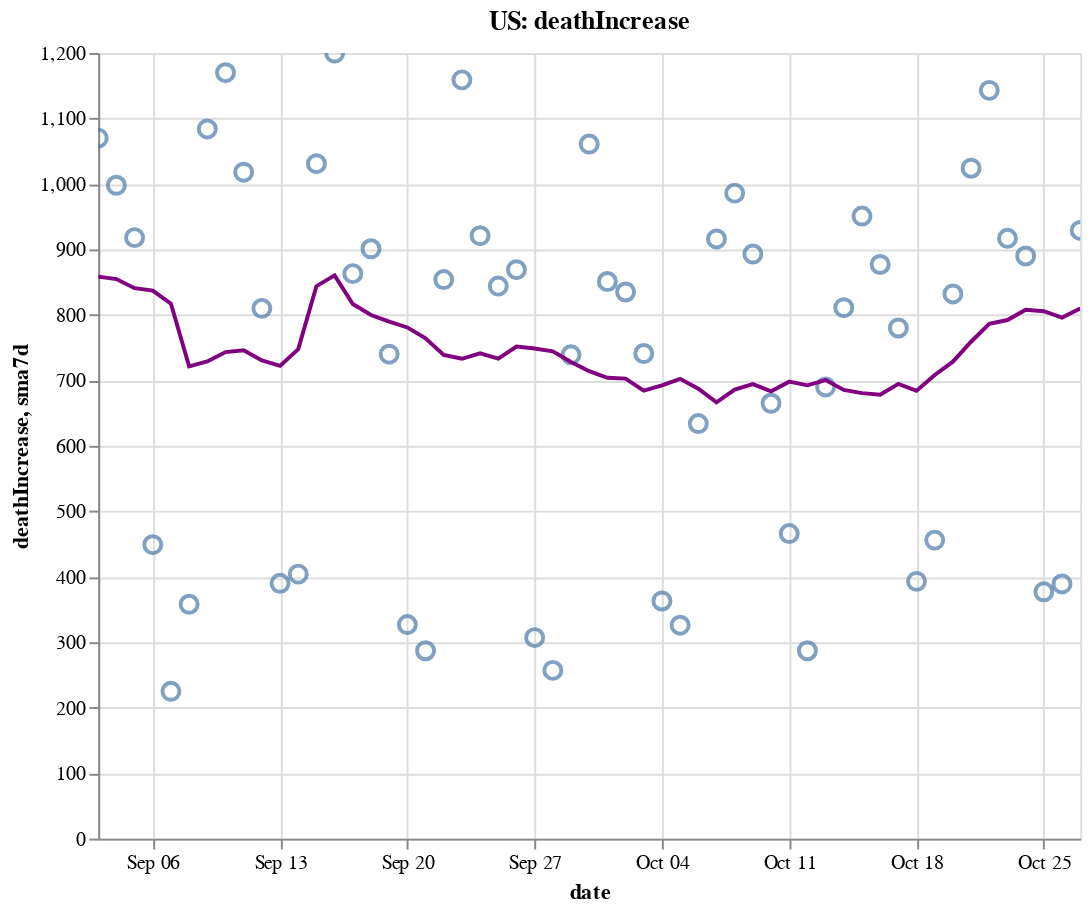

Here is the notebook cell this chart was saved with:
### Code cell
create_plot(us, 'deathIncrease')

### Figure 1 — Vega-Lite specification as saved in the notebook (floating-point values rounded to 4 significant figures)
{"config": {"view": {"continuousWidth": 400, "continuousHeight": 300}}, "layer": [{"layer": [{"mark": {"type": "point", "size": 75}, "encoding": {"tooltip": [{"type": "temporal", "field": "date"}, {"type": "quantitative", "field": "deathIncrease"}, {"type": "quantitative", "field": "sma7d"}], "x": {"type": "temporal", "field": "date"}, "y": {"type": "quantitative", "field": "deathIncrease"}}, "selection": {"selector006": {"type": "interval", "bind": "scales", "encodings": ["x", "y"]}}}, {"mark": {"type": "line", "color": "purple"}, "encoding": {"x": {"type": "temporal", "field": "date"}, "y": {"type": "quantitative", "field": "sma7d"}}}]}, {"mark": {"type": "rule", "color": "#aaa"}, "encoding": {"x": {"type": "temporal", "field": "date"}}, "transform": [{"filter": {"selection": "selector005"}}]}, {"mark": "circle", "encoding": {"opacity": {"condition": {"value": 1, "selection": "selector005"}, "value": 0}, "tooltip": [{"type": "temporal", "field": "date"}, {"type": "quantitative", "field": "deathIncrease"}, {"type": "quantitative", "field": "sma7d"}], "x": {"type": "temporal", "field": "date"}, "y": {"type": "quantitative", "field": "deathIncrease"}}, "selection": {"selector005": {"type": "single", "encodings": ["x"], "on": "mouseover", "nearest": true, "empty": "none"}}}, {"mark": {"type": "text", "align": "left", "dx": 5, "dy": -5, "stroke": "white", "strokeWidth": 2}, "encoding": {"text": {"type": "quantitative", "field": "deathIncrease"}, "tooltip": [{"type": "temporal", "field": "date"}, {"type": "quantitative", "field": "deathIncrease"}, {"type": "quantitative", "field": "sma7d"}], "x": {"type": "temporal", "field": "date"}, "y": {"type": "quantitative", "field": "deathIncrease"}}, "transform": [{"filter": {"selection": "selector005"}}]}, {"mark": {"type": "text", "align": "left", "dx": 5, "dy": -5}, "encoding": {"text": {"type": "quantitative", "field": "deathIncrease"}, "tooltip": [{"type": "temporal", "field": "date"}, {"type": "quantitative", "field": "deathIncrease"}, {"type": "quantitative", "field": "sma7d"}], "x": {"type": "temporal", "field": "date"}, "y": {"type": "quantitative", "field": "deathIncrease"}}, "transform": [{"filter": {"selection": "selector005"}}]}], "data": {"name": "data-af36db9aad344717f33f52a3b94292bb"}, "height": 400, "title": "US: deathIncrease", "width": 500, "$schema": "https://vega.github.io/schema/vega-lite/v4.8.1.json", "datasets": {"data-af36db9aad344717f33f52a3b94292bb": [{"date": "2020-09-03T00:00:00", "totalTestResultsIncrease": 862500.0, "positiveIncrease": 44630.0, "death": 178700.0, "deathIncrease": 1070.0, "positiveRate": 0.052, "state": "US", "sma7d": 858.4}, {"date": "2020-09-04T00:00:00", "totalTestResultsIncrease": 1019000.0, "positiveIncrease": 51540.0, "death": 179700.0, "deathIncrease": 998.0, "positiveRate": 0.051, "state": "US", "sma7d": 854.7}, {"date": "2020-09-05T00:00:00", "totalTestResultsIncrease": 945900.0, "positiveIncrease": 44840.0, "death": 180700.0, "deathIncrease": 918.0, "positiveRate": 0.047, "state": "US", "sma7d": 840.9}, {"date": "2020-09-06T00:00:00", "totalTestResultsIncrease": 818800.0, "positiveIncrease": 33070.0, "death": 181100.0, "deathIncrease": 449.0, "positiveRate": 0.04, "state": "US", "sma7d": 837.1}, {"date": "2020-09-07T00:00:00", "totalTestResultsIncrease": 649900.0, "positiveIncrease": 28660.0, "death": 181300.0, "deathIncrease": 225.0, "positiveRate": 0.044, "state": "US", "sma7d": 817.0}, {"date": "2020-09-08T00:00:00", "totalTestResultsIncrease": 573300.0, "positiveIncrease": 22200.0, "death": 181700.0, "deathIncrease": 358.0, "positiveRate": 0.039, "state": "US", "sma7d": 721.4}, {"date": "2020-09-09T00:00:00", "totalTestResultsIncrease": 683600.0, "positiveIncrease": 31060.0, "death": 182800.0, "deathIncrease": 1084.0, "positiveRate": 0.045, "state": "US", "sma7d": 728.9}, {"date": "2020-09-10T00:00:00", "totalTestResultsIncrease": 757300.0, "positiveIncrease": 37540.0, "death": 183900.0, "deathIncrease": 1170.0, "positiveRate": 0.05, "state": "US", "sma7d": 743.1}, {"date": "2020-09-11T00:00:00", "totalTestResultsIncrease": 896600.0, "positiveIncrease": 44880.0, "death": 185000.0, "deathIncrease": 1018.0, "positiveRate": 0.05, "state": "US", "sma7d": 746.0}, {"date": "2020-09-12T00:00:00", "totalTestResultsIncrease": 976700.0, "positiveIncrease": 42070.0, "death": 185800.0, "deathIncrease": 810.0, "positiveRate": 0.043, "state": "US", "sma7d": 730.6}, {"date": "2020-09-13T00:00:00", "totalTestResultsIncrease": 754400.0, "positiveIncrease": 34420.0, "death": 186200.0, "deathIncrease": 390.0, "positiveRate": 0.046, "state": "US", "sma7d": 722.1}, {"date": "2020-09-14T00:00:00", "totalTestResultsIncrease": 486500.0, "positiveIncrease": 33850.0, "death": 186600.0, "deathIncrease": 404.0, "positiveRate": 0.07, "state": "US", "sma7d": 747.7}, {"date": "2020-09-15T00:00:00", "totalTestResultsIncrease": 795700.0, "positiveIncrease": 35070.0, "death": 187600.0, "deathIncrease": 1031.0, "positiveRate": 0.044, "state": "US", "sma7d": 843.9}, {"date": "2020-09-16T00:00:00", "totalTestResultsIncrease": 806900.0, "positiveIncrease": 39950.0, "death": 188800.0, "deathIncrease": 1200.0, "positiveRate": 0.05, "state": "US", "sma7d": 860.4}, {"date": "2020-09-17T00:00:00", "totalTestResultsIncrease": 932100.0, "positiveIncrease": 43580.0, "death": 189700.0, "deathIncrease": 863.0, "positiveRate": 0.047, "state": "US", "sma7d": 816.6}, {"date": "2020-09-18T00:00:00", "totalTestResultsIncrease": 1068000.0, "positiveIncrease": 47460.0, "death": 190600.0, "deathIncrease": 901.0, "positiveRate": 0.044, "state": "US", "sma7d": 799.9}, {"date": "2020-09-19T00:00:00", "totalTestResultsIncrease": 1149000.0, "positiveIncrease": 45500.0, "death": 191300.0, "deathIncrease": 740.0, "positiveRate": 0.04, "state": "US", "sma7d": 789.9}, {"date": "2020-09-20T00:00:00", "totalTestResultsIncrease": 959800.0, "positiveIncrease": 36270.0, "death": 191600.0, "deathIncrease": 327.0, "positiveRate": 0.038, "state": "US", "sma7d": 780.9}, {"date": "2020-09-21T00:00:00", "totalTestResultsIncrease": 756200.0, "positiveIncrease": 39460.0, "death": 191900.0, "deathIncrease": 287.0, "positiveRate": 0.052, "state": "US", "sma7d": 764.1}, {"date": "2020-09-22T00:00:00", "totalTestResultsIncrease": 834000.0, "positiveIncrease": 49380.0, "death": 192800.0, "deathIncrease": 854.0, "positiveRate": 0.059, "state": "US", "sma7d": 738.9}, {"date": "2020-09-23T00:00:00", "totalTestResultsIncrease": 988000.0, "positiveIncrease": 38570.0, "death": 193900.0, "deathIncrease": 1159.0, "positiveRate": 0.039, "state": "US", "sma7d": 733.0}, {"date": "2020-09-24T00:00:00", "totalTestResultsIncrease": 1009000.0, "positiveIncrease": 43710.0, "death": 194800.0, "deathIncrease": 921.0, "positiveRate": 0.043, "state": "US", "sma7d": 741.3}, {"date": "2020-09-25T00:00:00", "totalTestResultsIncrease": 1093000.0, "positiveIncrease": 55490.0, "death": 195700.0, "deathIncrease": 844.0, "positiveRate": 0.051, "state": "US", "sma7d": 733.1}, {"date": "2020-09-26T00:00:00", "totalTestResultsIncrease": 1094000.0, "positiveIncrease": 47790.0, "death": 196600.0, "deathIncrease": 869.0, "positiveRate": 0.044, "state": "US", "sma7d": 751.6}, {"date": "2020-09-27T00:00:00", "totalTestResultsIncrease": 876600.0, "positiveIncrease": 35420.0, "death": 196900.0, "deathIncrease": 307.0, "positiveRate": 0.04, "state": "US", "sma7d": 748.7}, {"date": "2020-09-28T00:00:00", "totalTestResultsIncrease": 1139000.0, "positiveIncrease": 36510.0, "death": 197100.0, "deathIncrease": 257.0, "positiveRate": 0.032, "state": "US", "sma7d": 744.4}, {"date": "2020-09-29T00:00:00", "totalTestResultsIncrease": 894000.0, "positiveIncrease": 36890.0, "death": 197900.0, "deathIncrease": 739.0, "positiveRate": 0.041, "state": "US", "sma7d": 728.0}, {"date": "2020-09-30T00:00:00", "totalTestResultsIncrease": 876500.0, "positiveIncrease": 44360.0, "death": 198900.0, "deathIncrease": 1061.0, "positiveRate": 0.051, "state": "US", "sma7d": 714.0}, {"date": "2020-10-01T00:00:00", "totalTestResultsIncrease": 967400.0, "positiveIncrease": 45620.0, "death": 199800.0, "deathIncrease": 851.0, "positiveRate": 0.047, "state": "US", "sma7d": 704.0}, {"date": "2020-10-02T00:00:00", "totalTestResultsIncrease": 1209000.0, "positiveIncrease": 49480.0, "death": 200600.0, "deathIncrease": 835.0, "positiveRate": 0.041, "state": "US", "sma7d": 702.7}, {"date": "2020-10-03T00:00:00", "totalTestResultsIncrease": 1067000.0, "positiveIncrease": 51340.0, "death": 201400.0, "deathIncrease": 741.0, "positiveRate": 0.048, "state": "US", "sma7d": 684.4}, {"date": "2020-10-04T00:00:00", "totalTestResultsIncrease": 1003000.0, "positiveIncrease": 38360.0, "death": 201700.0, "deathIncrease": 363.0, "positiveRate": 0.038, "state": "US", "sma7d": 692.4}, {"date": "2020-10-05T00:00:00", "totalTestResultsIncrease": 966900.0, "positiveIncrease": 38120.0, "death": 202000.0, "deathIncrease": 326.0, "positiveRate": 0.039, "state": "US", "sma7d": 702.3}, {"date": "2020-10-06T00:00:00", "totalTestResultsIncrease": 881900.0, "positiveIncrease": 38610.0, "death": 202700.0, "deathIncrease": 634.0, "positiveRate": 0.044, "state": "US", "sma7d": 687.3}, {"date": "2020-10-07T00:00:00", "totalTestResultsIncrease": 935600.0, "positiveIncrease": 50560.0, "death": 203600.0, "deathIncrease": 916.0, "positiveRate": 0.054, "state": "US", "sma7d": 666.6}, {"date": "2020-10-08T00:00:00", "totalTestResultsIncrease": 1117000.0, "positiveIncrease": 55290.0, "death": 204600.0, "deathIncrease": 986.0, "positiveRate": 0.049, "state": "US", "sma7d": 685.9}, {"date": "2020-10-09T00:00:00", "totalTestResultsIncrease": 1168000.0, "positiveIncrease": 57000.0, "death": 205500.0, "deathIncrease": 893.0, "positiveRate": 0.049, "state": "US", "sma7d": 694.1}, {"date": "2020-10-10T00:00:00", "totalTestResultsIncrease": 1208000.0, "positiveIncrease": 57490.0, "death": 206100.0, "deathIncrease": 665.0, "positiveRate": 0.048, "state": "US", "sma7d": 683.3}, {"date": "2020-10-11T00:00:00", "totalTestResultsIncrease": 1045000.0, "positiveIncrease": 46790.0, "death": 206600.0, "deathIncrease": 466.0, "positiveRate": 0.045, "state": "US", "sma7d": 698.0}, {"date": "2020-10-12T00:00:00", "totalTestResultsIncrease": 1037000.0, "positiveIncrease": 43110.0, "death": 206900.0, "deathIncrease": 287.0, "positiveRate": 0.042, "state": "US", "sma7d": 692.4}, {"date": "2020-10-13T00:00:00", "totalTestResultsIncrease": 1014000.0, "positiveIncrease": 48320.0, "death": 207600.0, "deathIncrease": 690.0, "positiveRate": 0.048, "state": "US", "sma7d": 700.4}, {"date": "2020-10-14T00:00:00", "totalTestResultsIncrease": 1012000.0, "positiveIncrease": 56720.0, "death": 208400.0, "deathIncrease": 811.0, "positiveRate": 0.056, "state": "US", "sma7d": 685.4}, {"date": "2020-10-15T00:00:00", "totalTestResultsIncrease": 1054000.0, "positiveIncrease": 63100.0, "death": 209300.0, "deathIncrease": 951.0, "positiveRate": 0.06, "state": "US", "sma7d": 680.4}, {"date": "2020-10-16T00:00:00", "totalTestResultsIncrease": 1191000.0, "positiveIncrease": 68040.0, "death": 210200.0, "deathIncrease": 877.0, "positiveRate": 0.057, "state": "US", "sma7d": 678.1}, {"date": "2020-10-17T00:00:00", "totalTestResultsIncrease": 1242000.0, "positiveIncrease": 57870.0, "death": 211000.0, "deathIncrease": 780.0, "positiveRate": 0.047, "state": "US", "sma7d": 694.6}, {"date": "2020-10-18T00:00:00", "totalTestResultsIncrease": 1017000.0, "positiveIncrease": 48860.0, "death": 211400.0, "deathIncrease": 393.0, "positiveRate": 0.048, "state": "US", "sma7d": 684.1}, {"date": "2020-10-19T00:00:00", "totalTestResultsIncrease": 1222000.0, "positiveIncrease": 57130.0, "death": 211800.0, "deathIncrease": 456.0, "positiveRate": 0.047, "state": "US", "sma7d": 708.3}, {"date": "2020-10-20T00:00:00", "totalTestResultsIncrease": 939000.0, "positiveIncrease": 60560.0, "death": 212700.0, "deathIncrease": 832.0, "positiveRate": 0.064, "state": "US", "sma7d": 728.6}, {"date": "2020-10-21T00:00:00", "totalTestResultsIncrease": 912700.0, "positiveIncrease": 60710.0, "death": 213700.0, "deathIncrease": 1024.0, "positiveRate": 0.067, "state": "US", "sma7d": 759.0}, {"date": "2020-10-22T00:00:00", "totalTestResultsIncrease": 1172000.0, "positiveIncrease": 73010.0, "death": 214800.0, "deathIncrease": 1143.0, "positiveRate": 0.062, "state": "US", "sma7d": 786.4}, {"date": "2020-10-23T00:00:00", "totalTestResultsIncrease": 1336000.0, "positiveIncrease": 83060.0, "death": 215800.0, "deathIncrease": 917.0, "positiveRate": 0.062, "state": "US", "sma7d": 792.1}, {"date": "2020-10-24T00:00:00", "totalTestResultsIncrease": 1271000.0, "positiveIncrease": 82920.0, "death": 216700.0, "deathIncrease": 890.0, "positiveRate": 0.065, "state": "US", "sma7d": 807.9}, {"date": "2020-10-25T00:00:00", "totalTestResultsIncrease": 1159000.0, "positiveIncrease": 65650.0, "death": 217000.0, "deathIncrease": 377.0, "positiveRate": 0.057, "state": "US", "sma7d": 805.6}, {"date": "2020-10-26T00:00:00", "totalTestResultsIncrease": 1178000.0, "positiveIncrease": 62270.0, "death": 217400.0, "deathIncrease": 389.0, "positiveRate": 0.053, "state": "US", "sma7d": 796.0}, {"date": "2020-10-27T00:00:00", "totalTestResultsIncrease": 1046000.0, "positiveIncrease": 72710.0, "death": 218300.0, "deathIncrease": 929.0, "positiveRate": 0.069, "state": "US", "sma7d": 809.9}]}}
